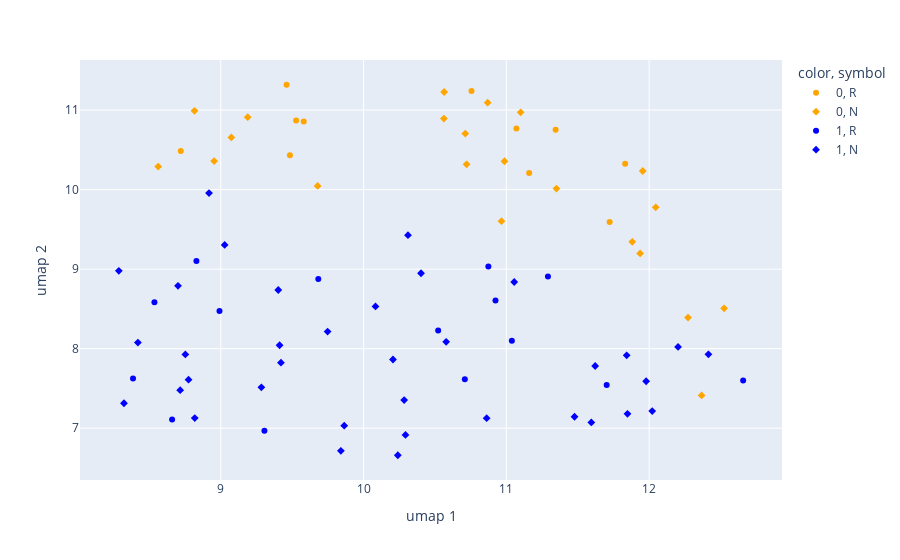

Notebook code for this chart:
### Code cell
# dimensionality reduction and visualization using UMAP

um = umap.UMAP()
embedded_data_2d = um.fit_transform(embedded_data['embedding'].tolist())

color_map = {
    '0' : 'orange',
    '1' : 'blue'
}

fig = px.scatter(x = embedded_data_2d[:, 0], y = embedded_data_2d[:, 1], color = model.labels_.astype(str), color_discrete_map = color_map, symbol = labels['Response'])
fig.update_layout(xaxis_title = 'umap 1', yaxis_title = 'umap 2')

fig.show()

### Figure 1 — Plotly figure (JSON) as saved in the notebook; plotly's stock layout.template omitted (floating-point values rounded to 4 significant figures)
{"data": [{"hovertemplate": "color=0<br>symbol=R<br>x=%{x}<br>y=%{y}<extra></extra>", "legendgroup": "0, R", "marker": {"color": "orange", "symbol": "circle"}, "mode": "markers", "name": "0, R", "orientation": "v", "showlegend": true, "type": "scatter", "x": [11.83, 9.461, 11.72, 11.35, 9.581, 11.16, 9.528, 11.07, 9.484, 8.72, 10.76], "xaxis": "x", "y": [10.32, 11.32, 9.593, 10.75, 10.86, 10.21, 10.87, 10.77, 10.43, 10.48, 11.24], "yaxis": "y"}, {"hovertemplate": "color=0<br>symbol=N<br>x=%{x}<br>y=%{y}<extra></extra>", "legendgroup": "0, N", "marker": {"color": "orange", "symbol": "diamond"}, "mode": "markers", "name": "0, N", "orientation": "v", "showlegend": true, "type": "scatter", "x": [11.96, 12.05, 11.94, 11.88, 11.35, 9.189, 9.074, 10.87, 10.71, 10.97, 9.678, 10.99, 12.27, 8.562, 10.56, 10.72, 10.56, 11.1, 12.37, 8.816, 12.53, 8.953], "xaxis": "x", "y": [10.23, 9.777, 9.197, 9.343, 10.01, 10.91, 10.66, 11.09, 10.7, 9.603, 10.05, 10.36, 8.39, 10.29, 10.89, 10.32, 11.23, 10.97, 7.411, 10.99, 8.506, 10.36], "yaxis": "y"}, {"hovertemplate": "color=1<br>symbol=R<br>x=%{x}<br>y=%{y}<extra></extra>", "legendgroup": "1, R", "marker": {"color": "blue", "symbol": "circle"}, "mode": "markers", "name": "1, R", "orientation": "v", "showlegend": true, "type": "scatter", "x": [11.04, 11.29, 12.66, 8.991, 10.92, 10.52, 10.87, 11.7, 10.71, 9.683, 8.385, 8.659, 8.535, 9.306, 8.829], "xaxis": "x", "y": [8.1, 8.907, 7.598, 8.474, 8.604, 8.227, 9.032, 7.541, 7.615, 8.876, 7.626, 7.11, 8.584, 6.966, 9.101], "yaxis": "y"}, {"hovertemplate": "color=1<br>symbol=N<br>x=%{x}<br>y=%{y}<extra></extra>", "legendgroup": "1, N", "marker": {"color": "blue", "symbol": "diamond"}, "mode": "markers", "name": "1, N", "orientation": "v", "showlegend": true, "type": "scatter", "x": [11.48, 10.29, 8.752, 10.4, 10.24, 9.748, 10.08, 11.06, 10.21, 8.286, 8.419, 8.918, 10.28, 10.58, 8.774, 11.85, 9.841, 12.2, 11.84, 11.62, 12.02, 10.86, 8.716, 9.027, 8.818, 8.322, 9.865, 11.6, 9.412, 10.31, 9.402, 9.421, 9.284, 11.98, 12.42, 8.7], "xaxis": "x", "y": [7.143, 6.915, 7.927, 8.948, 6.659, 8.214, 8.531, 8.838, 7.864, 8.978, 8.076, 9.956, 7.353, 8.086, 7.61, 7.18, 6.715, 8.021, 7.916, 7.782, 7.215, 7.126, 7.477, 9.304, 7.126, 7.313, 7.031, 7.072, 8.043, 9.427, 8.737, 7.824, 7.514, 7.59, 7.929, 8.79], "yaxis": "y"}], "layout": {"legend": {"title": {"text": "color, symbol"}, "tracegroupgap": 0}, "margin": {"t": 60}, "xaxis": {"anchor": "y", "domain": [0, 1], "title": {"text": "umap 1"}}, "yaxis": {"anchor": "x", "domain": [0, 1], "title": {"text": "umap 2"}}}}
